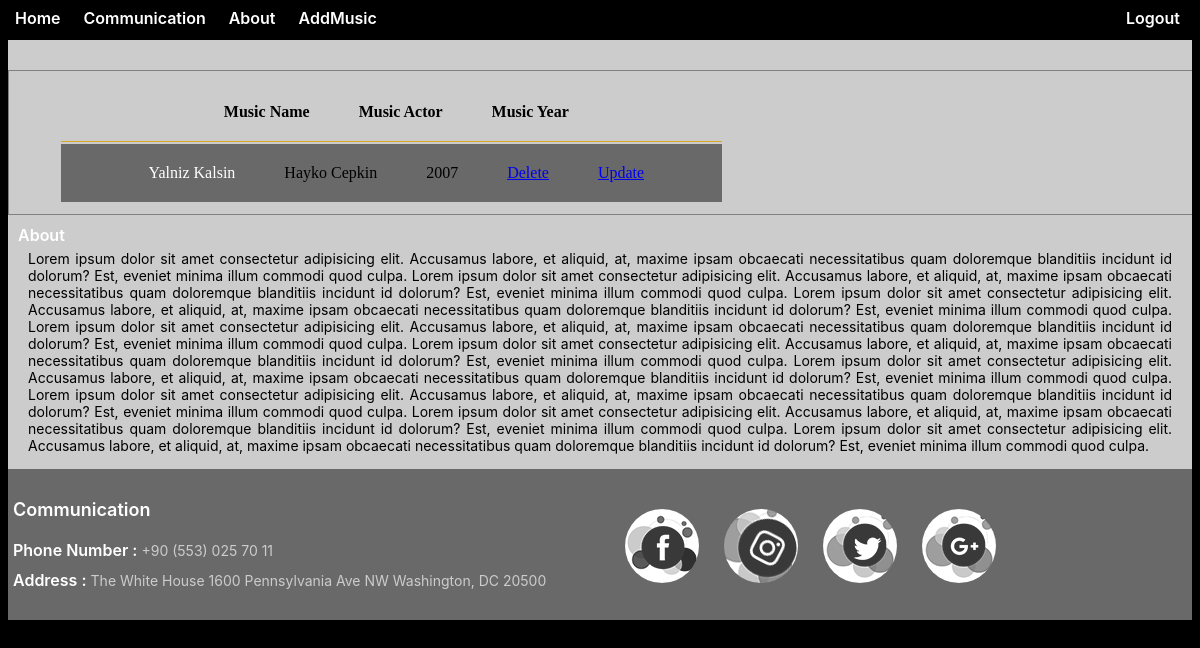
The app's page / (signed in) with its own data.
### addmusic/models.py (models this page shows, shortened)
class AddMusic(models.Model):
    musicname = models.CharField(verbose_name="Music Name",max_length=30)
    musicactor = models.CharField(verbose_name="Music Actor",max_length=20)
    musicyear = models.CharField(verbose_name="Music Year",max_length=4)
    musiccontent = RichTextField(verbose_name="Music Content",max_length=600)
    musicfile = models.FileField(blank=True,null=True,verbose_name="Music Photo")

### music/views.py (the view)
# urls.py: path('',index,name="index"),
def index(request):
    musics = AddMusic.objects.all()
    return render(request,"index.html",{"musics":musics})

### templates/index.html (shortened to what this page needs)
<!DOCTYPE html>
<html lang="en">
<head>
    <link rel="stylesheet" href="/static/css/index.css">
</head>
<body>
    <div id="TumGenelAlan">
        <div id="GenelAlaniSinirlamaAlani">
            <div id="NavBarGenelAlani">
                <div id="NavBarSinirlandirmaAlani">
                    <div id="NavBarLinklerAlani">
                        <ul id="NavBarLinkleriListeAlani">
                            {% if request.user.is_authenticated %}
                            <li id="NavBarLinkleriListe"><a href="/">Home</a></li>
                            <li id="NavBarLinkleriListe"><a href="#communication">Communication</a></li>
                            <li id="NavBarLinkleriListe"><a href="#about">About</a></li>
                            <li id="NavBarLinkleriListe"><a href="/addmusic">AddMusic</a></li>
                            <li id="NavBarLinkleriListe" style="float: right;padding-right: 20px;"><a href="/user/logout">Logout</a></li>
                            {% endif %}
                        </ul>
                    </div>
                </div>
            </div>
            <main style="padding-top: 30px;">
                {% include 'includes/messages.html' %} {% block main %} {% if request.user.is_authenticated %} {% if musics %}
                <div id="TabloAnaAlan">
                    <div id="TabloSinirlandirmaAlani">
                        <table id="TabloAlani">
                            <thead>
                                <tr class="TabloAlaniBaslikAlani">
                                    <th>Music Name</th>
                                    <th>Music Actor</th>
                                    <th>Music Year</th>
                                </tr>
                            </thead>
                            <tbody>
                                {% for music in musics %}
                                <tr class="TabloAlaniIcerikAlani">
                                    <td>
                                        <a class="TabloDinamikLink" href="/musicdetail/{{music.musicname}}">
                                        {{music.musicname}}
                                        </a>
                                    </td>
                                    <td>{{music.musicactor}}</td>
                                    <td>{{music.musicyear}}</td>
                                    <td><a href="/delete/{{music.musicname}}">Delete</a></td>
                                    <td><a href="/update/{{music.musicname}}">Update</a></td>
                                </tr>
                                {% endfor %}
                            </tbody>
                        </table>
                    </div>
                </div>
                {% else %} --- {% endif %}{% endif %} {% endblock %}
            </main>
            <div id="about">
                <div id="HakkimizdaAlani">
                    <div id="HakkimizdaSinirlamaAlani">
                        <div id="HakkimizdaBaslikAlani">About</div>
                        <div id="HakkimizdaContentAlani">
                            Lorem ipsum dolor sit amet consectetur adipisicing elit. Accusamus labore, et aliquid, at, maxime ipsam obcaecati necessitatibus quam doloremque blanditiis incidunt id dolorum? Est, eveniet minima illum commodi quod culpa. Lorem ipsum dolor sit amet consectetur
                            adipisicing elit. Accusamus labore, et aliquid, at, maxime ipsam obcaecati necessitatibus quam doloremque blanditiis incidunt id dolorum? Est, eveniet minima illum commodi quod culpa. Lorem ipsum dolor sit amet consectetur
                            adipisicing elit. Accusamus labore, et aliquid, at, maxime ipsam obcaecati necessitatibus quam doloremque blanditiis incidunt id dolorum? Est, eveniet minima illum commodi quod culpa. Lorem ipsum dolor sit amet consectetur
                            adipisicing elit. Accusamus labore, et aliquid, at, maxime ipsam obcaecati necessitatibus quam doloremque blanditiis incidunt id dolorum? Est, eveniet minima illum commodi quod culpa. Lorem ipsum dolor sit amet consectetur
                            adipisicing elit. Accusamus labore, et aliquid, at, maxime ipsam obcaecati necessitatibus quam doloremque blanditiis incidunt id dolorum? Est, eveniet minima illum commodi quod culpa. Lorem ipsum dolor sit amet consectetur
                            adipisicing elit. Accusamus labore, et aliquid, at, maxime ipsam obcaecati necessitatibus quam doloremque blanditiis incidunt id dolorum? Est, eveniet minima illum commodi quod culpa. Lorem ipsum dolor sit amet consectetur
                            adipisicing elit. Accusamus labore, et aliquid, at, maxime ipsam obcaecati necessitatibus quam doloremque blanditiis incidunt id dolorum? Est, eveniet minima illum commodi quod culpa. Lorem ipsum dolor sit amet consectetur
                            adipisicing elit. Accusamus labore, et aliquid, at, maxime ipsam obcaecati necessitatibus quam doloremque blanditiis incidunt id dolorum? Est, eveniet minima illum commodi quod culpa. Lorem ipsum dolor sit amet consectetur
                            adipisicing elit. Accusamus labore, et aliquid, at, maxime ipsam obcaecati necessitatibus quam doloremque blanditiis incidunt id dolorum? Est, eveniet minima illum commodi quod culpa.
                        </div>
                    </div>
                </div>
            </div>
            <footer id="communication">
                <div id="FooterGenelAlani">
                    <div id="FooterSinirlandirmaAlani">
                        <div id="FooterSolAlan">
                            <div id="FooterSolAlanBaslikAlani">Communication</div>
                            <div id="FooterSolAlanIcerikAlani">
                                <div id="FooterSolAlanIcerikAlaniBaslik">Phone Number : <span>+90 (553) 025 70 11</span></div>
                                <div id="FooterSolAlanIcerikAlaniBaslik">Address : <span>The White House 1600 Pennsylvania Ave NW Washington, DC 20500 </span></div>
                            </div>
                        </div>
                        <div id="FooterSagAlan">
                            <div id="FooterSagAlanSocialMedias">
                                <div id="FooterSagAlanSocialMediasIconAlani">
                                    <a href="https://www.facebook.com"><img class="FacebookImg" src="/static/resimler/facebook.png" alt=""></a>
                                    <a href="https://www.instagram.com"><img class="InstagramImg" src="/static/resimler/instagram.png" alt=""></a>
                                    <a href="https://www.twitter.com"><img class="TwitterImg" src="/static/resimler/twitter.png" alt=""></a>
                                    <a href="https://www.google.com"><img class="GoogleImg" src="/static/resimler/google.png" alt=""></a>
                                </div>
                            </div>
                        </div>
                    </div>
                </div>
            </footer>
        </div>
    </div>
</body>
</html>

### records on screen
AddMusic: musicname "Yalniz Kalsin", musicactor "Hayko Cepkin", musicyear "2007"
